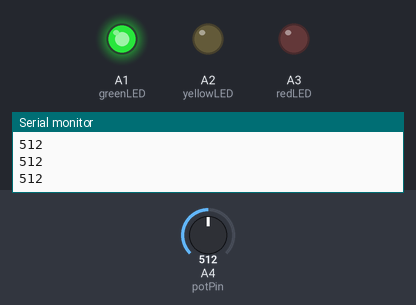
This sketch was run on a simulated Arduino Uno, built with avr-gcc and run on an emulated ATmega328P. Parts: output pins drawn as LEDs (lit = HIGH), the last lines printed to the serial monitor. The test bench sets the inputs (shaded band); at power-on: A4 (potPin) = 512.

Above: at 1.2 s.
1.3 s: A4 (potPin) set to 593
2.8 s: A4 (potPin) set to 616
At 4.0 s:
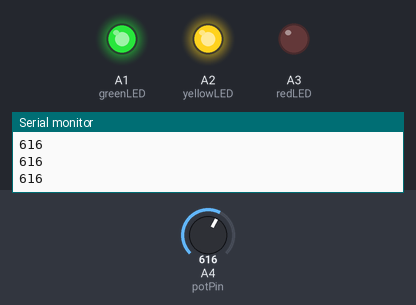
4.3 s: A4 (potPin) set to 888
5.8 s: A4 (potPin) set to 916
At 6.3 s:
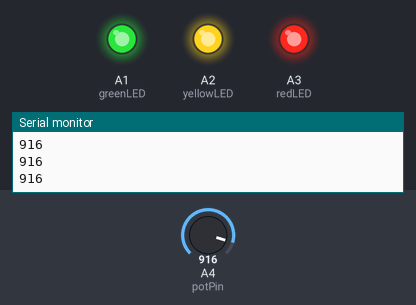
7.3 s: A4 (potPin) set to 240
At 8.5 s:
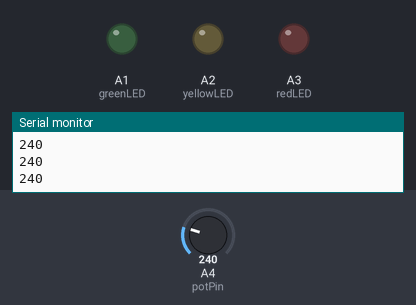
8.8 s: A4 (potPin) set to 258
At 9.9 s:
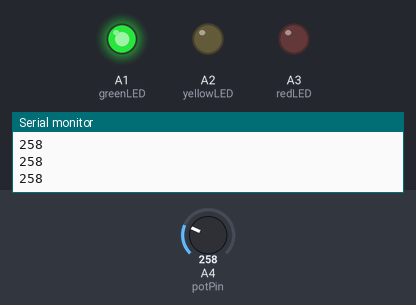
Timing chart, 0 to 11.3 s (numbered marks = the images above; inputs shaded):
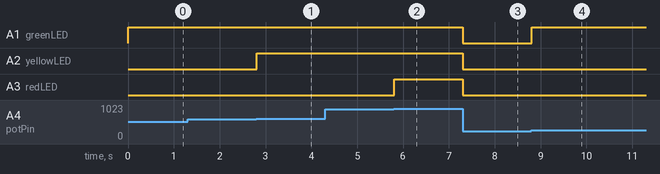

Measured:
- the behaviour switches between 600 and 601 on A4 (potPin) (found by bisection; images 0 and 1)
- the behaviour switches between 900 and 901 on A4 (potPin) (found by bisection; images 1 and 2)
- the behaviour switches between 250 and 251 on A4 (potPin) (found by bisection; images 3 and 4)
- after the input at 2.8 s, A2 (yellowLED): LOW → HIGH at once
- after the input at 5.8 s, A3 (redLED): LOW → HIGH at once
- after the input at 7.3 s, A1 (greenLED), A2 (yellowLED), A3 (redLED): HIGH → LOW at once
- after the input at 8.8 s, A1 (greenLED): LOW → HIGH at once

The sketch:

5-Potentiometer.ino
```cpp
const int potPin = A4; // Potentiometer middle pin
const int greenLED = A1;
const int yellowLED = A2;
const int redLED = A3;

void setup() {
  pinMode(greenLED, OUTPUT);
  pinMode(yellowLED, OUTPUT);
  pinMode(redLED, OUTPUT);
  Serial.begin(9600);
}

void loop() {
  int sensorValue = analogRead(potPin);
  Serial.println(sensorValue); // Helpful for debugging the knob position

  // Green LED lights up first (low power)
  if (sensorValue > 250) {
    digitalWrite(greenLED, HIGH);
  } else {
    digitalWrite(greenLED, LOW);
  }

  // Yellow LED lights up second (medium power)
  if (sensorValue > 600) {
    digitalWrite(yellowLED, HIGH);
  } else {
    digitalWrite(yellowLED, LOW);
  }

  // Red LED lights up last (high power)
  if (sensorValue > 900) {
    digitalWrite(redLED, HIGH);
  } else {
    digitalWrite(redLED, LOW);
  }
}
```
